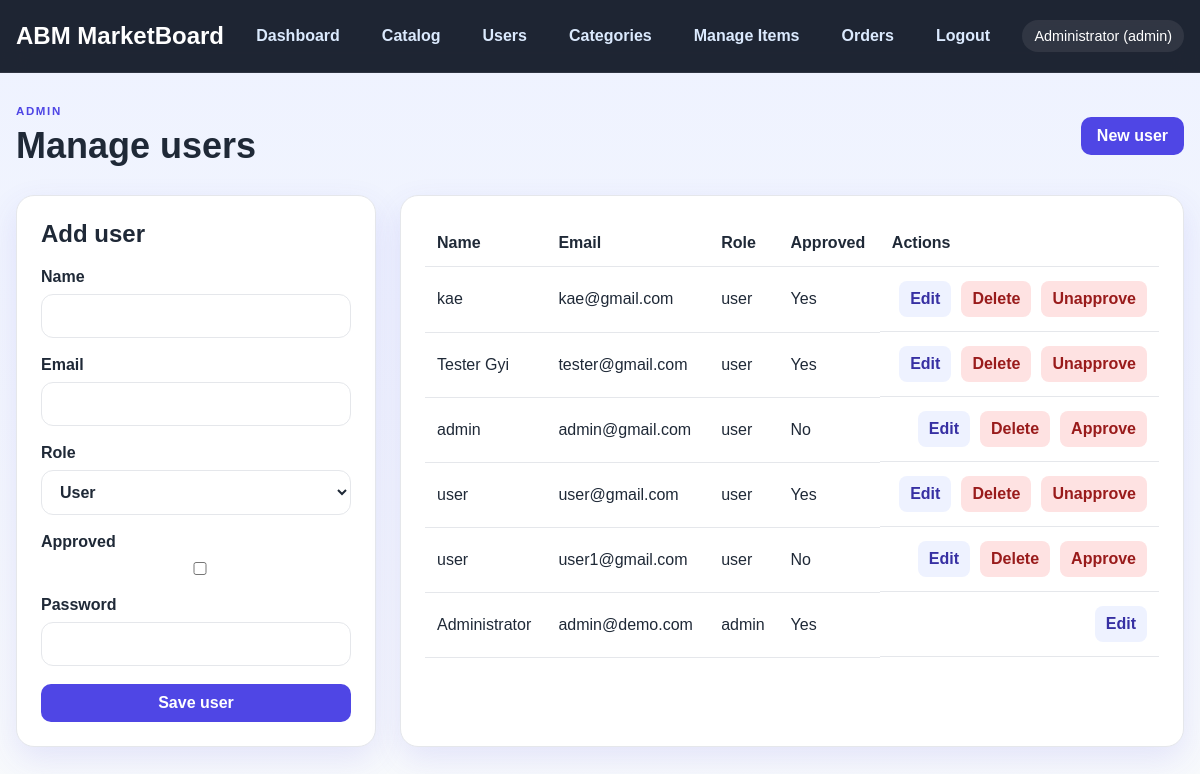
The page /admin/users.php (signed in) on the database its author committed.
### tables this page shows
CREATE TABLE users (
            id INTEGER PRIMARY KEY AUTOINCREMENT,
            name TEXT NOT NULL,
            email TEXT NOT NULL UNIQUE,
            password TEXT NOT NULL,
            role TEXT NOT NULL DEFAULT 'user',
            created_at DATETIME DEFAULT CURRENT_TIMESTAMP
        , approved INTEGER NOT NULL DEFAULT 0);

### app/helpers.php (called while the page is built, shortened)
<?php
require_once __DIR__ . '/db.php';
function e(string $value): string
{
    return htmlspecialchars($value, ENT_QUOTES, 'UTF-8');
}
function currentUser(): ?array
{
    return $_SESSION['user'] ?? null;
}

### app/db.php (called while the page is built, shortened)
<?php
function getDb(): PDO
{
    static $pdo = null;
    if ($pdo === null) {
        $pdo = new PDO('sqlite:' . DB_PATH);
        $pdo->setAttribute(PDO::ATTR_ERRMODE, PDO::ERRMODE_EXCEPTION);
        $pdo->setAttribute(PDO::ATTR_DEFAULT_FETCH_MODE, PDO::FETCH_ASSOC);
        $pdo->exec('PRAGMA foreign_keys = ON;');
        initializeDatabase($pdo);
    }
    return $pdo;
}
function initializeDatabase(PDO $pdo): void
{
    $pdo->exec('CREATE TABLE IF NOT EXISTS users (
        id INTEGER PRIMARY KEY AUTOINCREMENT,
        name TEXT NOT NULL,
        email TEXT NOT NULL UNIQUE,
        password TEXT NOT NULL,
        role TEXT NOT NULL DEFAULT "user",
        approved INTEGER NOT NULL DEFAULT 0,
        created_at DATETIME DEFAULT CURRENT_TIMESTAMP
    )');
    $pdo->exec('CREATE TABLE IF NOT EXISTS items (
        id INTEGER PRIMARY KEY AUTOINCREMENT,
        name TEXT NOT NULL,
        description TEXT NOT NULL,
        details TEXT NOT NULL,
        price REAL NOT NULL DEFAULT 0,
        image TEXT,
        category TEXT NOT NULL DEFAULT "General",
        barcode TEXT,
        created_at DATETIME DEFAULT CURRENT_TIMESTAMP
    )');
    $pdo->exec('CREATE TABLE IF NOT EXISTS categories (
        id INTEGER PRIMARY KEY AUTOINCREMENT,
        name TEXT NOT NULL UNIQUE,
        created_at DATETIME DEFAULT CURRENT_TIMESTAMP
    )');
    $pdo->exec('CREATE TABLE IF NOT EXISTS messages (
        id INTEGER PRIMARY KEY AUTOINCREMENT,
        sender_id INTEGER,
        sender_name TEXT NOT NULL,
        message TEXT NOT NULL,
        is_announcement INTEGER NOT NULL DEFAULT 0,
        created_at DATETIME DEFAULT CURRENT_TIMESTAMP,
        FOREIGN KEY (sender_id) REFERENCES users(id) ON DELETE SET NULL
    )');
    $pdo->exec('CREATE TABLE IF NOT EXISTS orders (
        id INTEGER PRIMARY KEY AUTOINCREMENT,
        user_id INTEGER NOT NULL,
        total INTEGER NOT NULL DEFAULT 0,
        status TEXT NOT NULL DEFAULT "pending",
        created_at DATETIME DEFAULT CURRENT_TIMESTAMP,
        FOREIGN KEY (user_id) REFERENCES users(id) ON DELETE CASCADE
    )');
    $pdo->exec('CREATE TABLE IF NOT EXISTS order_items (
        id INTEGER PRIMARY KEY AUTOINCREMENT,
        order_id INTEGER NOT NULL,
        item_id INTEGER NOT NULL,
        price INTEGER NOT NULL,
        quantity INTEGER NOT NULL DEFAULT 1,
        FOREIGN KEY (order_id) REFERENCES orders(id) ON DELETE CASCADE,
        FOREIGN KEY (item_id) REFERENCES items(id) ON DELETE CASCADE
    )');
    try {
        $pdo->query('SELECT is_announcement FROM messages LIMIT 1');
    } catch (Exception $e) {
        try {
            $pdo->exec('ALTER TABLE messages ADD COLUMN is_announcement INTEGER NOT NULL DEFAULT 0');
        } catch (Exception $ignored) {
        }
    }
    try {
        $pdo->query('SELECT approved FROM users LIMIT 1');
    } catch (Exception $e) {
        try {
            $pdo->exec('ALTER TABLE users ADD COLUMN approved INTEGER NOT NULL DEFAULT 0');
        } catch (Exception $ignored) {
        }
    }
    try {
        $pdo->query('SELECT barcode FROM items LIMIT 1');
    } catch (Exception $e) {
        try {
            $pdo->exec('ALTER TABLE items ADD COLUMN barcode TEXT');
        } catch (Exception $ignored) {
        }
    }
    $count = (int) $pdo->query('SELECT COUNT(*) FROM users WHERE email = "admin@demo.com"')->fetchColumn();
}
function getAllUsers(): array
{
    $stmt = getDb()->query('SELECT * FROM users ORDER BY created_at DESC');
    return $stmt->fetchAll();
}

### public/admin/users.php (the view, shortened to what this page needs)
<?php
require_once __DIR__ . '/../../app/helpers.php';
$editId = (int) ($_GET['edit'] ?? 0);
$editingUser = $editId > 0 ? getUserById($editId) : null;
$users = getAllUsers();
$currentPage = 'users.php';
include __DIR__ . '/../../app/partials/header.php';
?>
<section class="page-header">
    <div>
        <p class="eyebrow">Admin</p>
        <h1>Manage users</h1>
    </div>
    <a class="primary-btn" href="/admin/users.php">New user</a>
</section>
<div class="admin-layout">
    <aside class="admin-form-card">
        <h2><?= $editingUser ? 'Edit user' : 'Add user' ?></h2>
        <form method="post" class="form-grid">
            <label>
                <span>Name</span>
                <input type="text" name="name" value="<?= e($editingUser['name'] ?? '') ?>" required>
            </label>
            <label>
                <span>Email</span>
                <input type="email" name="email" value="<?= e($editingUser['email'] ?? '') ?>" required>
            </label>
            <label>
                <span>Role</span>
                <select name="role">
                    <option value="user" <?= (($editingUser['role'] ?? 'user') === 'user') ? 'selected' : '' ?>>User</option>
                </select>
            </label>
            <label>
                <span>Approved</span>
                <input type="checkbox" name="approved" value="1" <?= ((int) ($editingUser['approved'] ?? 0)) === 1 ? 'checked' : '' ?> >
            </label>
            <label>
                <span>Password <?= $editingUser ? '(leave blank to keep current)' : '' ?></span>
                <input type="password" name="password" <?= $editingUser ? '' : 'required' ?>>
            </label>
            <button type="submit" name="save_user" class="primary-btn">Save user</button>
        </form>
    </aside>
    <section class="admin-table-card">
        <table>
            <thead>
                <tr>
                        <th>Name</th>
                        <th>Email</th>
                        <th>Role</th>
                        <th>Approved</th>
                        <th>Actions</th>
                    </tr>
            </thead>
            <tbody>
            <?php foreach ($users as $user): ?>
                <tr>
                    <td><?= e($user['name']) ?></td>
                    <td><?= e($user['email']) ?></td>
                    <td><?= e($user['role']) ?></td>
                        <td><?= ((int) ($user['approved'] ?? 0)) === 1 ? 'Yes' : 'No' ?></td>
                    <td class="action-buttons">
                        <a href="/admin/users.php?edit=<?= (int) $user['id'] ?>">Edit</a>
                        <?php if ((int) currentUser()['id'] !== (int) $user['id']): ?>
                                <form method="post" onsubmit="return confirm('Delete this user?');">
                                    <button type="submit">Delete</button>
                                </form>
                                <form method="post" style="display:inline">
                                    <button type="submit"><?php echo ((int) ($user['approved'] ?? 0)) === 1 ? 'Unapprove' : 'Approve'; ?></button>
                                </form>
                        <?php endif; ?>
                    </td>
                </tr>
            <?php endforeach; ?>
            </tbody>
        </table>
    </section>
</div>
<?php include __DIR__ . '/../../app/partials/footer.php'; ?>

### app/partials/header.php (shortened to what this page needs)
<?php
require_once __DIR__ . '/../helpers.php';
$loggedUser = currentUser();
$currentPage = $currentPage ?? basename($_SERVER['SCRIPT_NAME']);
?>
<!doctype html>
<html lang="en">
<head>
    <link rel="stylesheet" href="/assets/style.css">
</head>
<body>
    <header class="topbar">
        <div class="container nav-wrap">
            <div class="brand">
                <a href="/dashboard.php">ABM MarketBoard</a>
            </div>
            <nav class="main-nav" id="mainNav">
                <?php if ($loggedUser): ?>
                    <a class="<?= $currentPage === 'dashboard.php' ? 'active' : '' ?>" href="/dashboard.php">Dashboard</a>
                    <a class="<?= $currentPage === 'items.php' ? 'active' : '' ?>" href="/items.php">Catalog</a>
                    <?php if (($loggedUser['role'] ?? '') !== 'admin'): ?>
                        <a class="<?= $currentPage === 'cart.php' ? 'active' : '' ?> cart-link" href="/cart.php">Cart <span id="cart-count" style="display:inline-block;margin-left:6px;min-width:20px;text-align:center">0</span></a>
                        <a class="<?= $currentPage === 'orders.php' ? 'active' : '' ?>" href="/orders.php">Orders</a>
                    <?php else: ?>
                        <a class="<?= $currentPage === 'admin/users.php' ? 'active' : '' ?>" href="/admin/users.php">Users</a>
                        <a class="<?= $currentPage === 'admin/categories.php' ? 'active' : '' ?>" href="/admin/categories.php">Categories</a>
                        <a class="<?= $currentPage === 'admin/items.php' ? 'active' : '' ?>" href="/admin/items.php">Manage Items</a>
                        <a class="<?= $currentPage === 'admin/orders.php' ? 'active' : '' ?>" href="/admin/orders.php">Orders</a>
                    <?php endif; ?>
                    <a href="/logout.php">Logout</a>
                <?php else: ?>
                    <a class="<?= $currentPage === 'login.php' ? 'active' : '' ?>" href="/login.php">Login</a>
                    <a class="<?= $currentPage === 'register.php' ? 'active' : '' ?>" href="/register.php">Register</a>
                <?php endif; ?>
            </nav>
            <?php if ($loggedUser): ?>
                <div class="user-pill">
                    <?= e($loggedUser['name']) ?>
                    <span>(<?= e($loggedUser['role']) ?>)</span>
                </div>
            <?php endif; ?>
        </div>
    </header>
    <main class="container page-content">

### public/assets/style.css (style rules this page uses)
:root { --bg: #f5f7ff; --panel: #ffffff; --panel-alt: #eef3ff; --primary: #4f46e5; --primary-dark: #3730a3; --accent: #f59e0b; --text: #1f2937; --muted: #6b7280; --border: #e5e7eb; --success: #10b981; --error: #ef4444; --shadow: 0 12px 32px rgba(79, 70, 229, 0.12); }
* { box-sizing: border-box; }
body { margin: 0; font-family: Arial, Helvetica, sans-serif; background: linear-gradient(180deg, #eef2ff 0%, #f8fafc 100%); color: var(--text); }
a { color: var(--primary); text-decoration: none; }
button, input, textarea, select { font: inherit; }
.container { width: min(1200px, calc(100% - 32px)); margin: 0 auto; }
.topbar { position: sticky; top: 0; z-index: 50; background: rgba(17, 24, 39, 0.94); border-bottom: 1px solid rgba(255, 255, 255, 0.08); backdrop-filter: blur(12px); }
.nav-wrap { display: flex; align-items: center; justify-content: space-between; min-height: 72px; gap: 18px; }
.brand a { font-size: 1.5rem; font-weight: 700; color: #fff; }
.main-nav { display: flex; align-items: center; gap: 18px; flex-wrap: wrap; }
.main-nav a { color: #dbeafe; font-weight: 600; padding: 8px 12px; border-radius: 999px; }
.user-pill { padding: 8px 12px; border-radius: 999px; background: rgba(255, 255, 255, 0.08); color: #fff; font-size: 0.9rem; }
.page-content { padding: 32px 0 60px; }
.page-header { display: flex; justify-content: space-between; align-items: center; gap: 18px; margin-bottom: 28px; }
.eyebrow { text-transform: uppercase; letter-spacing: 0.14em; color: var(--primary); font-weight: 700; font-size: 0.72rem; margin: 0 0 8px; }
h1, h2, h3, p { margin-top: 0; }
h1 { font-size: clamp(2rem, 3vw, 2.8rem); margin-bottom: 0; }
.stat-card, .welcome-panel, .section-block, .admin-form-card, .admin-table-card, .auth-card, .product-card, .item-detail, .detail-box { background: var(--panel); border: 1px solid var(--border); border-radius: 18px; box-shadow: var(--shadow); }
.primary-btn, button[type="submit"], .action-buttons a, .action-buttons button { border: none; border-radius: 10px; padding: 10px 16px; font-weight: 700; cursor: pointer; transition: 0.2s ease; }
.primary-btn, button[type="submit"] { background: var(--primary); color: white; }
.auth-form, .form-grid { display: grid; gap: 18px; }
label { display: grid; gap: 8px; color: var(--text); font-weight: 600; }
input, textarea, select { width: 100%; padding: 12px 14px; border-radius: 12px; border: 1px solid var(--border); background: #fff; color: var(--text); }
.admin-layout { display: grid; grid-template-columns: 360px minmax(0, 1fr); gap: 24px; }
.admin-form-card, .admin-table-card { padding: 24px; }
table { width: 100%; border-collapse: collapse; }
th, td { border-bottom: 1px solid var(--border); padding: 14px 12px; text-align: left; vertical-align: middle; }
.action-buttons { display: flex; align-items: center; gap: 10px; justify-content: flex-end; }
.action-buttons a, .action-buttons button { display: inline-flex; align-items: center; justify-content: center; background: #eef2ff; color: var(--primary-dark); border: 1px solid transparent; text-decoration: none; }
.action-buttons button { background: #fee2e2; color: #991b1b; }
.action-buttons form { margin: 0; padding: 0; }
.action-buttons a, .action-buttons button { padding: 8px 10px; height: 36px; border-radius: 8px; line-height: 1; }

### rows shown on the page
users: name "Administrator", role "admin", email "admin@demo.com", approved "Yes"
users: name "kae", email "kae@gmail.com", role "user", approved "Yes"
users: name "Tester Gyi", email "tester@gmail.com", role "user", approved "Yes"
users: name "admin", email "admin@gmail.com", role "user", approved "No"
users: name "user", email "user@gmail.com", role "user", approved "Yes"
users: name "user", email "user1@gmail.com", role "user", approved "No"
